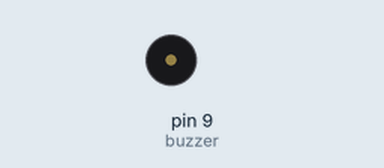
This sketch was run on a simulated Arduino Uno, built with avr-gcc and run on an emulated ATmega328P. Shown: buzzer (waves = sounding).

Above: at 0.1 s.
At 2.1 s:
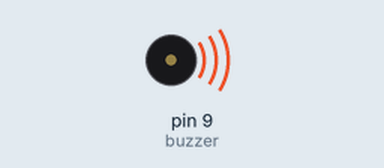
Timing chart, 0 to 3.6 s (numbered marks = the images above):
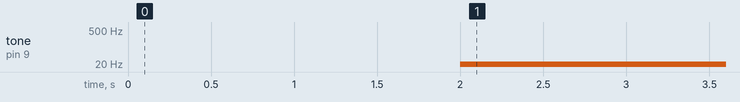

The sketch:

arduino-buzzer.ino
```cpp
int buzzer=9;       //penginisialan pin buzzer masuk pin 9
void setup() {
  // put your setup code here, to run once:
pinMode(buzzer,OUTPUT);      //buzzer sebagai OUTPUT
Serial.begin(9600);          //baudrate arduino atau Serial komunikasi
}
void loop() {
  // put your main code here, to run repeatedly:
  digitalWrite(buzzer,HIGH); //buzzer bunyi
  delay(1000);   //dengan waktu 1000 ms
  digitalWrite(buzzer,LOW); //buzzer mati
  delay(1000);   //dengan waktu 1000 ms

  // with tone or use low level trigger
  //8, 500, 1000, 2000, 3000
  tone(buzzer, 8); // tone() is the main function to use with a buzzer, it takes 2 or 3 parameteres (buzzer pin, sound frequency, duration)
  delay(1000);
}
```

Measured:
- by itself, tone on pin 9 (buzzer): silent → 8 Hz at 2.0 s
